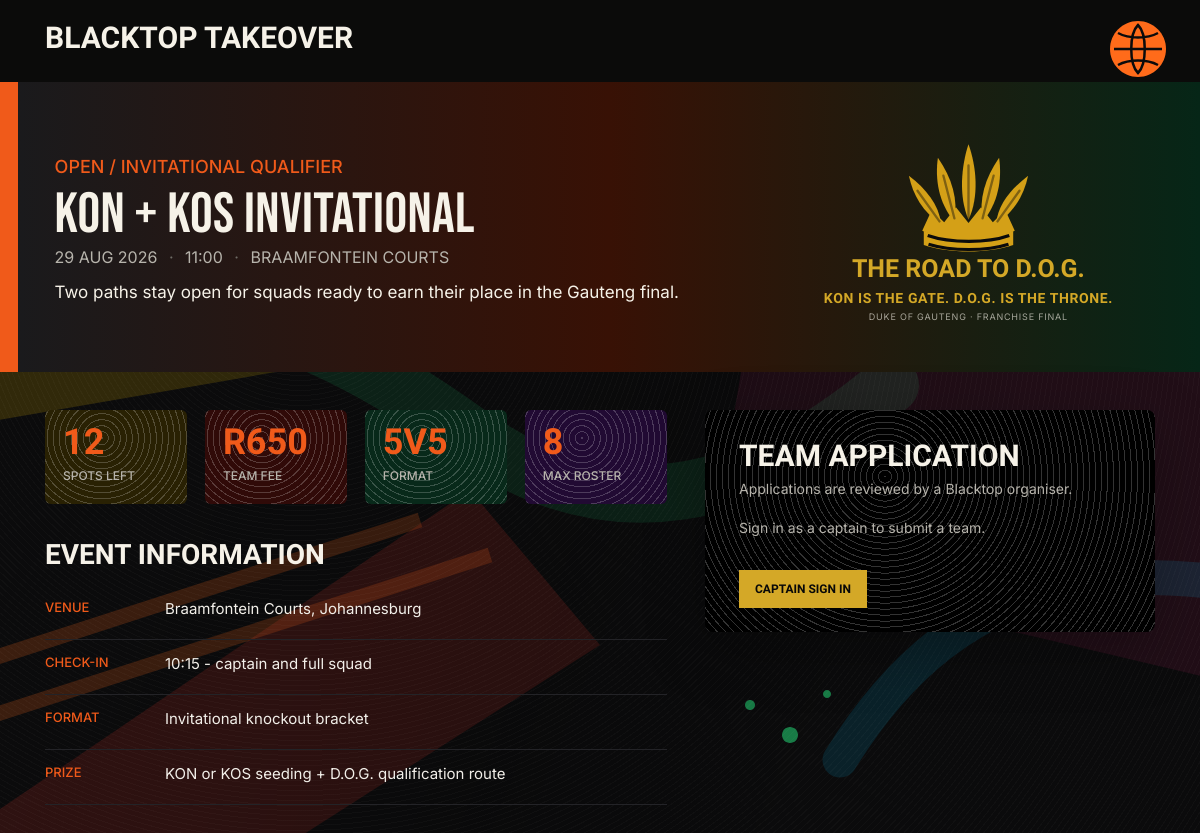
The page /tournament-details.php?event=kon-kos-invitational on the database its author committed.
### tables this page shows
CREATE TABLE IF NOT EXISTS tournaments (
    id INT UNSIGNED AUTO_INCREMENT PRIMARY KEY,
    name VARCHAR(140) NOT NULL,
    slug VARCHAR(160) NOT NULL UNIQUE,
    eyebrow VARCHAR(100) NOT NULL,
    route_label VARCHAR(100) NOT NULL,
    city VARCHAR(80) NOT NULL,
    venue VARCHAR(140) NOT NULL,
    starts_at DATETIME NOT NULL,
    registration_deadline DATETIME NOT NULL,
    format ENUM('3v3', '5v5') NOT NULL,
    capacity SMALLINT UNSIGNED NOT NULL,
    max_roster TINYINT UNSIGNED NOT NULL DEFAULT 8,
    entry_fee_cents INT UNSIGNED NOT NULL DEFAULT 0,
    prize_cents INT UNSIGNED NOT NULL DEFAULT 0,
    status ENUM('draft', 'open', 'full', 'in_progress', 'completed', 'cancelled') NOT NULL DEFAULT 'draft',
    description TEXT,
    check_in_notes VARCHAR(180),
    structure_notes VARCHAR(180),
    prize_notes VARCHAR(220),
    created_at TIMESTAMP DEFAULT CURRENT_TIMESTAMP
);

### includes/data.php (called while the page is built)
<?php
function e(mixed $value): string
{
    return htmlspecialchars((string) $value, ENT_QUOTES, 'UTF-8');
}

### tournament-details.php (the view, shortened to what this page needs)
<?php
require_once __DIR__ . '/config/connection.php';
$eventSlug = trim((string) ($_POST['event'] ?? $_GET['event'] ?? 'coj-summer-showdown'));
$eventQuery = $conn->prepare(
    "SELECT t.*,
            COUNT(DISTINCT CASE WHEN te.status IN ('pending', 'confirmed') THEN te.team_id END) AS entry_count
     FROM tournaments t
     LEFT JOIN tournament_entries te ON te.tournament_id = t.id
     WHERE t.slug = ?
     GROUP BY t.id
     LIMIT 1"
);
$eventQuery->bind_param('s', $eventSlug);
$eventQuery->execute();
$event = $eventQuery->get_result()->fetch_assoc();
    ?>
    <?php
$userRole = $_SESSION['user_role'] ?? null;
$captainTeam = null;
$startsAt = new DateTimeImmutable($event['starts_at']);
$spotsLeft = max(0, (int) $event['capacity'] - (int) $event['entry_count']);
$fee = 'R' . number_format(((int) $event['entry_fee_cents']) / 100, 0);
$applicationSent = $captainTeam && in_array($captainTeam['entry_status'], ['pending', 'confirmed'], true);
$rosterCount = (int) ($captainTeam['roster_count'] ?? 0);
require __DIR__ . '/includes/header.php';
?>
<article class="event-detail">
    <header class="screen-header">
        <a class="screen-wordmark" href="/blacktop-takeover/home.php">Blacktop Takeover</a>
        <button class="court-menu-trigger" type="button" aria-label="Open Blacktop menu" aria-controls="court-menu" aria-expanded="false" data-court-menu-trigger>
            <img src="/blacktop-takeover/assets/images/figma/navigation-basketball-trigger.svg" alt="">
        </button>
    </header>
    <section class="event-hero">
        <div class="event-hero__copy">
            <p class="event-eyebrow"><?= e($event['eyebrow']) ?></p>
            <h1><?= e($event['name']) ?></h1>
            <p class="event-meta"><?= e($startsAt->format('d M Y')) ?> <span>&middot;</span> <?= e($startsAt->format('H:i')) ?> <span>&middot;</span> <?= e($event['venue']) ?></p>
            <p class="event-summary"><?= e($event['description']) ?></p>
        </div>
        <div class="event-hero__road">
            <img src="/blacktop-takeover/assets/images/figma/champion-feather-crown.svg" alt="" aria-hidden="true">
            <strong><?= e($event['route_label']) ?></strong>
            <span>KON is the gate. D.O.G. is the throne.</span>
            <small>Duke of Gauteng &middot; franchise final</small>
        </div>
    </section>
    <div class="event-detail__body">
        <div class="event-detail__main">
            <section class="event-facts" aria-label="Tournament facts">
                <div><strong><?= e(str_pad((string) $spotsLeft, 2, '0', STR_PAD_LEFT)) ?></strong><span>Spots left</span></div>
                <div><strong><?= e($fee) ?></strong><span>Team fee</span></div>
                <div><strong><?= e(strtoupper($event['format'])) ?></strong><span>Format</span></div>
                <div><strong><?= e((string) $event['max_roster']) ?></strong><span>Max roster</span></div>
            </section>
            <section class="event-information">
                <h2>Event information</h2>
                <dl>
                    <div><dt>Venue</dt><dd><?= e($event['venue'] . ', ' . $event['city']) ?></dd></div>
                    <div><dt>Check-in</dt><dd><?= e($event['check_in_notes']) ?></dd></div>
                    <div><dt>Format</dt><dd><?= e($event['structure_notes']) ?></dd></div>
                    <div><dt>Prize</dt><dd><?= e($event['prize_notes']) ?></dd></div>
                </dl>
            </section>
        </div>
        <aside class="event-application" aria-labelledby="application-title">
            <h2 id="application-title">Team application</h2>
            <p>Applications are reviewed by a Blacktop organiser.</p>
            <?php if ($userRole === 'captain' && $captainTeam): ?>
                <form method="post" action="/blacktop-takeover/tournament-details.php?event=<?= e($eventSlug) ?>">
                    <input type="hidden" name="csrf_token" value="<?= e($_SESSION['tournament_csrf']) ?>">
                    <input type="hidden" name="event" value="<?= e($eventSlug) ?>">
                    <label for="application-team">Captain team</label>
                    <select id="application-team" name="team" required>
                        <option value="<?= e((string) $captainTeam['id']) ?>"><?= e($captainTeam['name']) ?> &middot; <?= e((string) $rosterCount) ?> players</option>
                    </select>
                    <span class="application-label">Roster status</span>
                    <strong class="application-roster"><?= e((string) $rosterCount) ?> / <?= e((string) $event['max_roster']) ?> players &middot; <?= $rosterCount >= 3 ? 'entry minimum met' : 'minimum 3 required' ?></strong>
                    <button type="submit"<?= $applicationSent ? ' disabled' : '' ?>>
                        <?php if ($applicationSent): ?>
                            <?= e(ucfirst($captainTeam['entry_status']) . ' application') ?>
                        <?php elseif ($captainTeam['entry_status'] === 'withdrawn'): ?>
                            Resubmit team application
                        <?php else: ?>
                            Submit team application
                        <?php endif; ?>
                    </button>
                </form>
            <?php elseif ($userRole === 'captain'): ?>
                <p class="application-access-copy">Your captain account needs a team before it can enter.</p>
                <a class="application-access-link" href="/blacktop-takeover/team.php">Open my squad</a>
            <?php elseif ($userRole !== null): ?>
                <p class="application-access-copy">Only the team captain can submit the squad application.</p>
            <?php else: ?>
                <p class="application-access-copy">Sign in as a captain to submit a team.</p>
                <a class="application-access-link" href="/blacktop-takeover/login.php">Captain sign in</a>
            <?php endif; ?>
        </aside>
    </div>
</article>
<?php require __DIR__ . '/includes/footer.php'; ?>

### rows shown on the page
tournaments: eyebrow "OPEN / INVITATIONAL QUALIFIER", name "KON + KOS INVITATIONAL", starts_at "29 AUG 2026", starts_at "11:00", venue "BRAAMFONTEIN COURTS", description "Two paths stay open for squads ready to earn their place in the Gauteng final.", route_label "THE ROAD TO D.O.G.", capacity "12", entry_fee_cents "R650", format "5V5", max_roster "8", venue+city "Braamfontein Courts, Johannesburg", check_in_notes "10:15 - captain and full squad", structure_notes "Invitational knockout bracket", prize_notes "KON or KOS seeding + D.O.G. qualification route"
